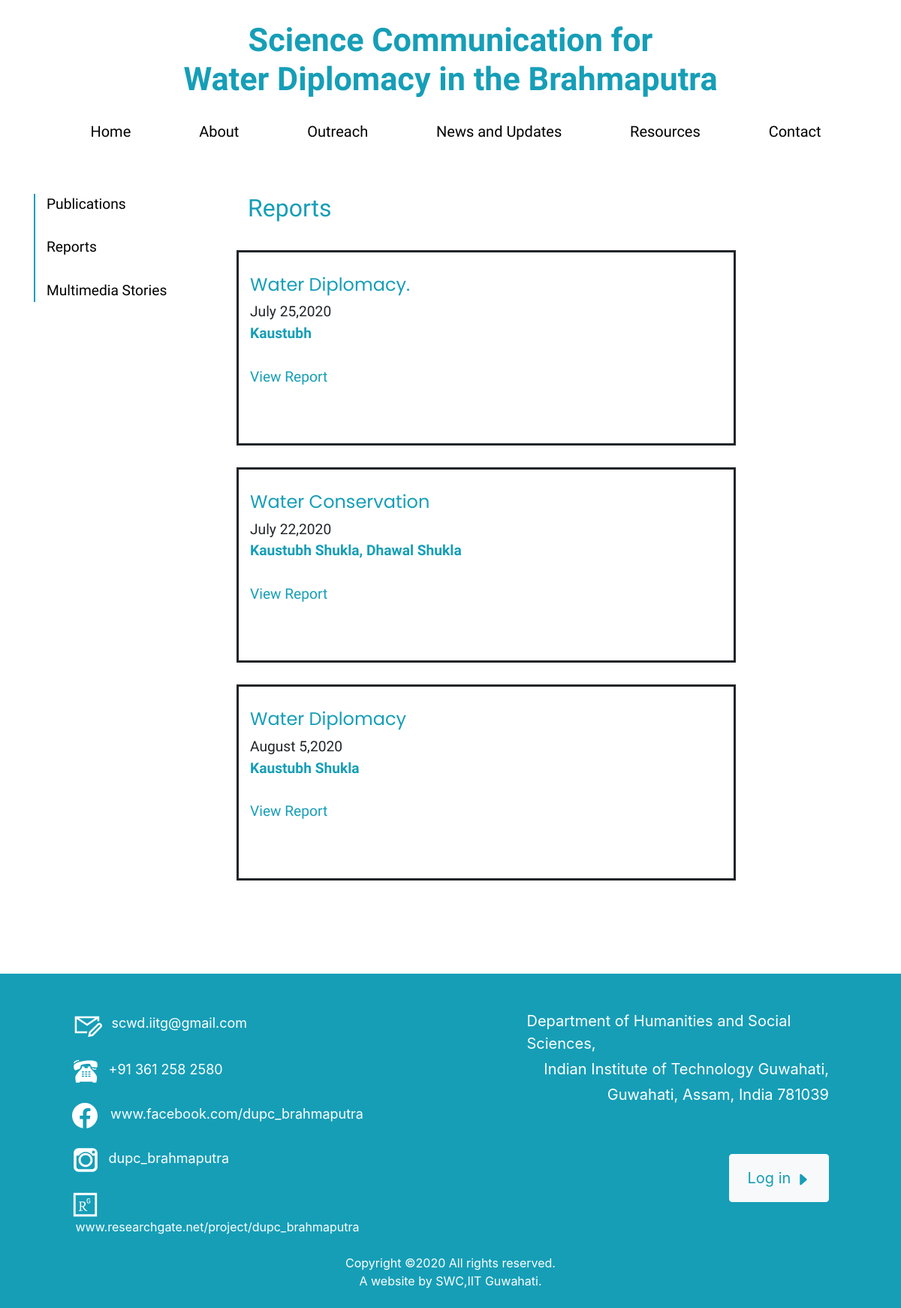
The page /reports/ on the database its author committed.
### reports/models.py (models this page shows, shortened)
class Report(models.Model):
    title = models.CharField(max_length=500)
    name = models.CharField(max_length = 1000,blank = True,default = True)
    date = models.IntegerField(default=12)
    month = models.CharField(max_length=50,default="june")
    year = models.IntegerField(default=2020)
    file = models.FileField(upload_to ='files/')

### reports/views.py (the view)
# urls.py: path('reports/',include('reports.urls',namespace='reports')),
def reports(request):
    rp = Report.objects
    return render(request,'reports/reports.html',{'rp':rp})

### reports/templates/reports/reports.html (shortened to what this page needs)
{% extends 'base.html' %}
{% block ccd %}
<div id="marine-content-inner">
  <section id="main-content">
      <br><br>
      <div class="container">
          <div class="row justify-content-start" style="font-size: 120%; font-family: Raleway;">
            	<div class="col-lg-3 col-md-3 col-sm-3">
              		<p style="color: #000; border-left: 2px solid #169EB7; padding-left: 15px;">
                	<a href="{%url 'publication:publication' %}" style="color: #000;">Publications</a><br><br>
                	<a href="{%url 'reports:reports'%}" style="color: #000;">Reports</a><br><br>
                	<a href="{%url 'stories:stories'%}" style="color: #000;">Multimedia Stories</a>
              		</p>
            	</div>
            	<div class="col-lg-7 col-md-7 col-sm-7">
              		<div class="page-heading">
                		<h2 style="color: #169EB7; font-weight: 400;font-family: Raleway;">Reports</h2><br>
            		  </div>
                  <div class = "row justify-content-between">
                  {%for report in rp.all%}
                  <div class = "col-12" style = "border-style:solid;">
                  <br><h4 style="color: #169EB7; font-weight: 400;">{{report.title}}</h4>
                  <p style="font-family: 'Raleway'; font-size:100%;text-align:justify;">{{report.month}}&nbsp;{{report.date}},{{report.year}}<br><span style = "color:#169EB7;"><b>{{report.name}}</b><br><br></span><span style = "color:#169EB7;"><a href = "{{report.file.url}}" target = "_blank" style  = "color:#169EB7; text-decoration: none;">View Report</a></span></p><br><br>
                  </div>&emsp;
                  {%endfor%}
                  </div>
                </div>
          </div>
        </div>
	  </section>
</div>
<div class="row">
        <div class="col-lg-6 col-md-6 col-sm-6">
        </div>
        <div class="col-lg-6 col-md-6 col-sm-6">
          <br>
        </div>
      </div>
</div>
<br>
{%endblock%}

### static/css/style.css (style rules this page uses)
html { font-family: Raleway; }
body { line-height: 1.7; color: #4d4d4d; font-weight: 300; font-size: 1rem; }
a { -webkit-transition: .3s all ease; -o-transition: .3s all ease; transition: .3s all ease; }
h1, h2, h3, h4, h5, .h1, .h2, .h3, .h4, .h5 { font-family: "Poppins", -apple-system, BlinkMacSystemFont, "Segoe UI", Roboto, "Helvetica Neue", Arial, sans-serif, "Apple Color Emoji", "Segoe UI Emoji", "Segoe UI Symbol", "Noto Color Emoji"; }

### rows shown on the page
Report: title "Water Diplomacy.", month "July", date "25", year "2020", name "Kaustubh"
Report: title "Water Conservation", month "July", date "22", year "2020", name "Kaustubh Shukla, Dhawal Shukla"
Report: title "Water Diplomacy", month "August", date "5", year "2020", name "Kaustubh Shukla"
